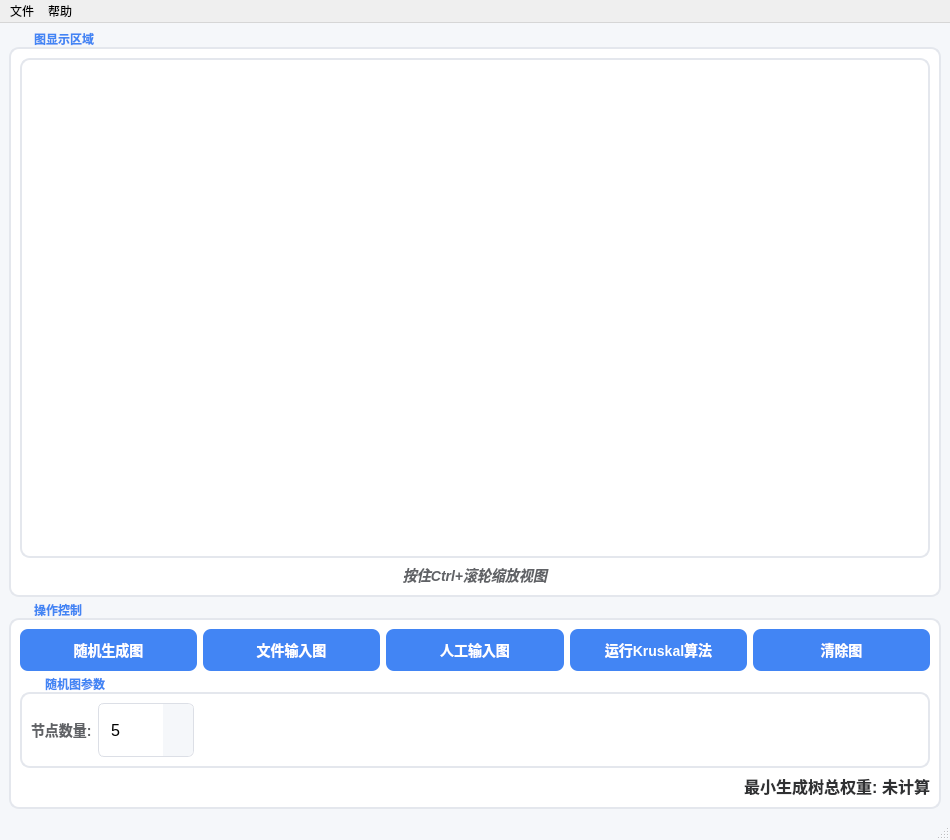
<?xml version="1.0" encoding="UTF-8"?>
<ui version="4.0">
 <class>MainWindow</class>
 <widget class="QMainWindow" name="MainWindow">
  <property name="geometry">
   <rect>
    <x>0</x>
    <y>0</y>
    <width>950</width>
    <height>700</height>
   </rect>
  </property>
  <property name="windowTitle">
   <string>校园光纤网络铺设 - 最小生成树</string>
  </property>
  <property name="styleSheet">
   <string notr="true">QMainWindow {
    background-color: #f5f7fa;
}

QPushButton {
    background-color: #4285f4;
    color: white;
    border-radius: 8px;
    padding: 10px 20px;
    font-size: 14px;
    font-weight: bold;
    border: none;
    box-shadow: 0 2px 4px rgba(0, 0, 0, 0.1);
    transition: all 0.2s ease-in-out;
}

QPushButton:hover {
    background-color: #3367d6;
    transform: translateY(-1px);
    box-shadow: 0 4px 8px rgba(0, 0, 0, 0.15);
}

QPushButton:pressed {
    background-color: #2c56b8;
    transform: translateY(1px);
    box-shadow: 0 1px 2px rgba(0, 0, 0, 0.1);
}

QGroupBox {
    border: 2px solid #e4e7ed;
    border-radius: 10px;
    margin-top: 15px;
    font-weight: bold;
    color: #303133;
    background-color: white;
}

QGroupBox::title {
    subcontrol-origin: margin;
    left: 15px;
    padding: 0 8px 0 8px;
    color: #4285f4;
    font-size: 15px;
}

QGraphicsView {
    background-color: white;
    border: 2px solid #e4e7ed;
    border-radius: 10px;
    box-shadow: 0 2px 8px rgba(0, 0, 0, 0.08);
}

QSpinBox {
    border: 1px solid #dcdfe6;
    border-radius: 6px;
    padding: 8px 30px 8px 10px; /* 增加内边距，为上下按钮留出空间 */
    font-size: 16px;
    background-color: white;
    min-height: 36px;
}

QSpinBox:focus {
    border-color: #4285f4;
    outline: none;
    box-shadow: 0 0 0 2px rgba(66, 133, 244, 0.2);
}

/* 上下按钮容器 */
QSpinBox::up-button, QSpinBox::down-button {
    width: 30px;
    border: none;
    background-color: #f5f7fa;
}

/* 上按钮 */
QSpinBox::up-button {
    border-top-right-radius: 6px;
    border-bottom-right-radius: 0;
}

/* 下按钮 */
QSpinBox::down-button {
    border-top-right-radius: 0;
    border-bottom-right-radius: 6px;
}

/* 箭头样式 - 使用+和-符号 */
QSpinBox::up-arrow {
    width: 16px;
    height: 16px;
    image: none;
}

QSpinBox::up-arrow::before {
    content: "+";
    font-size: 16px;
    font-weight: bold;
    color: #606266;
}

QSpinBox::down-arrow {
    width: 16px;
    height: 16px;
    image: none;
}

QSpinBox::down-arrow::before {
    content: "-";
    font-size: 16px;
    font-weight: bold;
    color: #606266;
}

/* 按钮悬停效果 */
QSpinBox::up-button:hover, QSpinBox::down-button:hover {
    background-color: #e4e7ed;
}

/* 按钮按下效果 */
QSpinBox::up-button:pressed, QSpinBox::down-button:pressed {
    background-color: #dcdfe6;
}

QLabel {
    color: #606266;
    font-size: 14px;
    font-weight: 500;
}</string>
  </property>
  <widget class="QWidget" name="centralwidget">
   <layout class="QVBoxLayout" name="verticalLayout_2">
    <item>
     <widget class="QGroupBox" name="displayGroupBox">
      <property name="title">
       <string>图显示区域</string>
      </property>
      <layout class="QVBoxLayout" name="verticalLayout">
       <item>
        <widget class="QGraphicsView" name="graphicsView">
         <property name="minimumSize">
          <size>
           <width>0</width>
           <height>500</height>
          </size>
         </property>
        </widget>
       </item>
       <item>
        <widget class="QLabel" name="zoomHintLabel">
         <property name="text">
          <string>按住Ctrl+滚轮缩放视图</string>
         </property>
         <property name="alignment">
          <set>Qt::AlignCenter</set>
         </property>
         <property name="styleSheet">
          <string notr="true">color: #606266; font-size: 14px; font-style: italic;</string>
         </property>
        </widget>
       </item>
      </layout>
     </widget>
    </item>
    <item>
     <widget class="QGroupBox" name="controlGroupBox">
      <property name="title">
       <string>操作控制</string>
      </property>
      <layout class="QVBoxLayout" name="verticalLayout_3">
       <item>
        <layout class="QHBoxLayout" name="horizontalLayout_2">
         <item>
          <widget class="QPushButton" name="randomGenerateBtn">
           <property name="text">
            <string>随机生成图</string>
           </property>
          </widget>
         </item>
         <item>
          <widget class="QPushButton" name="fileInputBtn">
           <property name="text">
            <string>文件输入图</string>
           </property>
          </widget>
         </item>
         <item>
          <widget class="QPushButton" name="manualInputBtn">
           <property name="text">
            <string>人工输入图</string>
           </property>
          </widget>
         </item>
         <item>
          <widget class="QPushButton" name="runKruskalBtn">
           <property name="text">
            <string>运行Kruskal算法</string>
           </property>
          </widget>
         </item>
         <item>
          <widget class="QPushButton" name="clearGraphBtn">
           <property name="text">
            <string>清除图</string>
           </property>
          </widget>
         </item>
        </layout>
       </item>
       <item>
        <widget class="QGroupBox" name="randomParamsGroupBox">
         <property name="title">
          <string>随机图参数</string>
         </property>
         <layout class="QHBoxLayout" name="horizontalLayout">
          <item>
           <widget class="QLabel" name="nodesLabel">
            <property name="text">
             <string>节点数量:</string>
            </property>
           </widget>
          </item>
          <item>
           <widget class="QSpinBox" name="nodesSpinBox">
            <property name="minimum">
             <number>2</number>
            </property>
            <property name="maximum">
             <number>20</number>
            </property>
            <property name="value">
             <number>5</number>
            </property>
           </widget>
          </item>
          <item>
           <spacer name="horizontalSpacer">
            <property name="orientation">
             <enum>Qt::Horizontal</enum>
            </property>
            <property name="sizeType">
             <enum>QSizePolicy::Expanding</enum>
            </property>
            <property name="sizeHint" stdset="0">
             <size>
              <width>40</width>
              <height>20</height>
             </size>
            </property>
           </spacer>
          </item>
         </layout>
        </widget>
       </item>
       <item>
        <layout class="QHBoxLayout" name="horizontalLayout_3">
         <item>
          <spacer name="horizontalSpacer_2">
           <property name="orientation">
            <enum>Qt::Horizontal</enum>
           </property>
           <property name="sizeType">
            <enum>QSizePolicy::Expanding</enum>
           </property>
           <property name="sizeHint" stdset="0">
            <size>
             <width>40</width>
             <height>20</height>
            </size>
           </property>
          </spacer>
         </item>
         <item>
          <widget class="QLabel" name="mstWeightLabel">
           <property name="text">
            <string>最小生成树总权重: 未计算</string>
           </property>
           <property name="alignment">
            <set>Qt::AlignRight|Qt::AlignVCenter</set>
           </property>
           <property name="styleSheet">
            <string notr="true">color: #303133; font-size: 16px; font-weight: bold;</string>
           </property>
          </widget>
         </item>
        </layout>
       </item>
      </layout>
     </widget>
    </item>
   </layout>
  </widget>
  <widget class="QMenuBar" name="menubar">
   <property name="geometry">
    <rect>
     <x>0</x>
     <y>0</y>
     <width>900</width>
     <height>26</height>
    </rect>
   </property>
   <widget class="QMenu" name="menuFile">
    <property name="title">
     <string>文件</string>
    </property>
    <addaction name="actionOpen_Graph_File"/>
    <addaction name="actionExit"/>
   </widget>
   <widget class="QMenu" name="menuHelp">
    <property name="title">
     <string>帮助</string>
    </property>
    <addaction name="actionAbout"/>
   </widget>
   <addaction name="menuFile"/>
   <addaction name="menuHelp"/>
  </widget>
  <widget class="QStatusBar" name="statusbar"/>
  <action name="actionOpen_Graph_File">
   <property name="text">
    <string>打开图文件</string>
   </property>
  </action>
  <action name="actionExit">
   <property name="text">
    <string>退出</string>
   </property>
  </action>
  <action name="actionAbout">
   <property name="text">
    <string>关于</string>
   </property>
  </action>
 </widget>
 <resources/>
 <connections/>
</ui>
